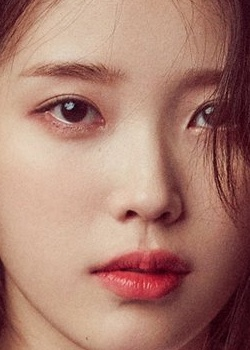
#> input picture HELLOPYTHON/day12/iu_face.jpg, 250 x 350 px
$ python mycv05diggle.py
#> lines starting #> are read from the running program, lines starting #| are printed output that depends on the picture
import cv2

img = cv2.imread('iu_face.jpg')
#> img is the input picture: shape (350, 250, 3); mean B, G, R 112.5, 126, 170.4

height, width = img.shape[:2]
#> height = 350; width = 250

M = cv2.getRotationMatrix2D((width/2.0, height/2.0), -10, 1)
img_rotation = cv2.warpAffine(img, M, (width, height))
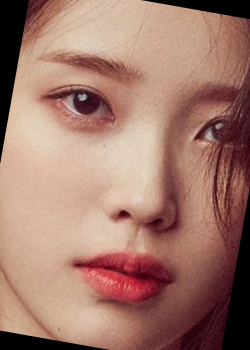
#> img_rotation: shape (350, 250, 3); mean B, G, R 107.8, 121.2, 162

cv2.imshow("Test Image", img_rotation)
cv2.waitKey(0)
cv2.destroyAllWindows()
